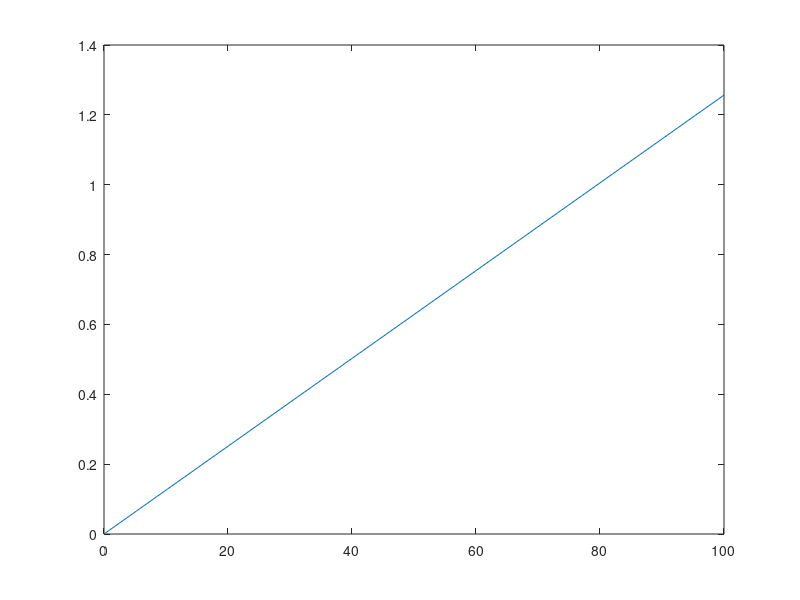
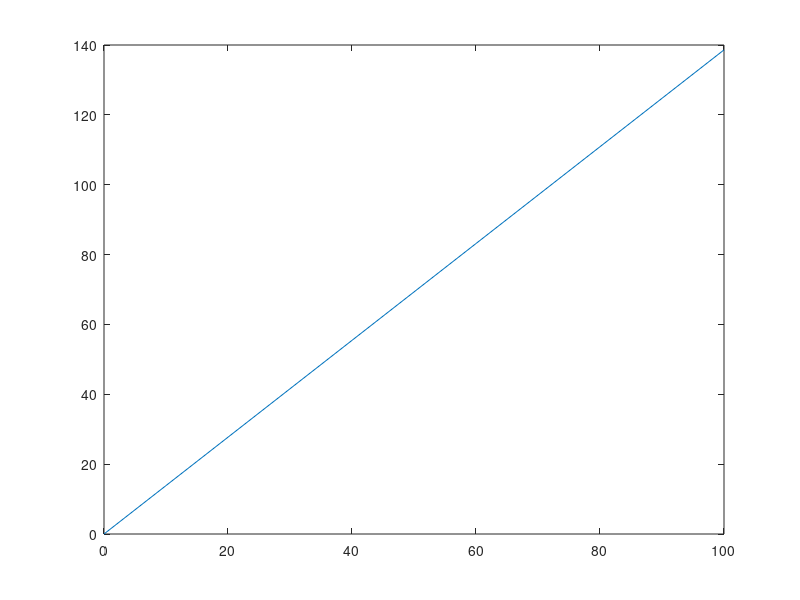

Recreate these plots in MATLAB, in order.
%Jesse Wallace
%1/22/2020
%Matlab Simulation of various loads on a T-Rhex leg configuration 

%Strain Calculations

%variables 
radius = 0.08; %Meters, assumed 
Ft = [0 : 10 : 100]'; %Newtons
C = 1.5; %correction factor for rectangluar cross section
Gacrylic = 1.7; %GPa, modulus of rigidity for acrylic
Acs = 0.08; %Meters squared, area of rectangular cross section
dtheta = [0 : pi/5 : 2*pi - pi/5];
mass = 0.02 %kg 
E = 1000 %Elastic Modulus

I = (mass*radius^2)/2
%inertia of a semicircular object
%tensilestress
%tensilestrain 


%Change in energy due to applied tansverse force, N
deltaU = (C*radius*Ft*dtheta)/(2*Acs*Gacrylic); 

%plot(Ft, deltaU)

%Calculated approximate deflection based on applied moment on free end
delta = (pi*(radius^3.*Ft)/(2*E*I));

figure(1)
plot(Ft, delta)

%Calculated approximate deflection based on applied transverse force 
delta2 = (pi*C*radius.*Ft)/(2*Acs*Gacrylic);

figure(2) 
plot(Ft, delta2)
